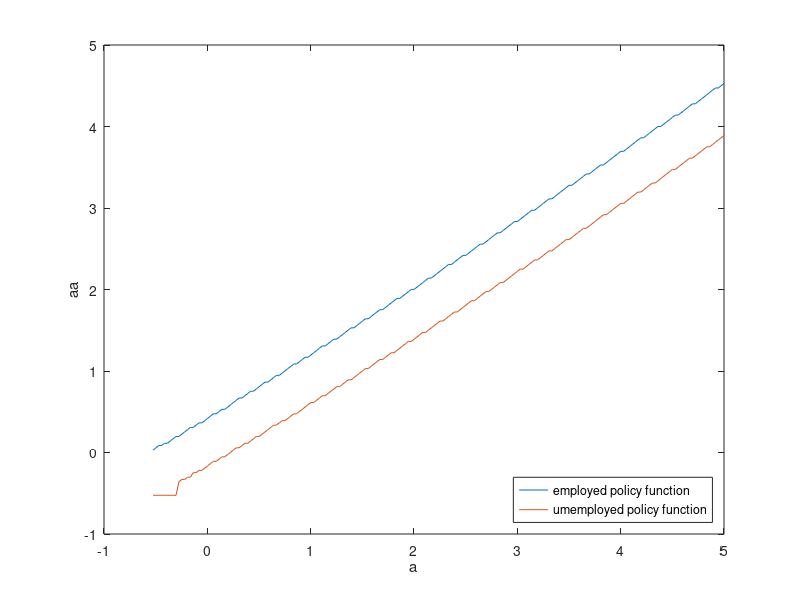

MATLAB code to generate this figure: (Note: this script raises an error after producing the figure.)
%************************************************    	
%Econ 899 HW4b 
%Shiyan Wei
% 10/31/2018
%************************************************

%***********************************************
% This Script is used to find the optimal separating EQL q
%**************************************************

clear all
clc

%% Paramterized and initiate
% # Paramterized 

alpha = 1.5;
beta = 0.8; 

% # Income
y=[1;
   0.05];

% # Markov procss matrix
Pi =[0.75, 0.25;
    0.25, 0.75];

% open economy real interest rate
r = 0.04;

% pooling contract borrowing constraint
a_ = -0.525;

% legal record keep technology paramter
rho = 0.9;

N = 200;

%------------ Asset holding space ----------------- 
% - Pooling EQL using the pooling EQL constraint
Alb = -0.525;
Aub =  5;
A = linspace(Alb,Aub,N)';

% the increment
inc = (Aub-Alb)/N;
% Find the location which is closed to 0
loc_0 = ceil((0-Alb)/inc)-1;

% generate the possible asset a grid, aa stead for a' grid
a = repmat(A,1,N);
aa = repmat(A,1,N);    


%% Separating EQL Policy Function

% Initial guess the separating price

%----------------- Initial guess for q-------------------
q0 = 1/(1+r);
    neg_a= [ones(loc_0,2);zeros(N-loc_0,2)];
    q = q0*neg_a + 1/(1+r)*(1-neg_a);



%------------Original Value Function---------------
% The value function when h = 0
% % - The frist vector is value function of employed, second is unemployed 
 v0_h0 = zeros(N,2);
 v0_h0d0 = zeros(N,2);
 v0_h0d1 = zeros(N,2);
% The value function when h = 1
 v0_h1 = zeros(N,2);
 
% %This is an initial guess at the price--will use a bisection method update
% nn = 0;
% diff = .3 ;
M = 500;
diff = zeros(M,1);
% 
% % % initial the lower bound and upper bound of q
% l = .8;
% u = 1;

%  for k = 1:M % abs(diff) > 10^(-8)
% tic
%      q = q; 
Tq = zeros(loc_0,2);

for k = 1:M    
%-------------- calcuate the utility for h = 0 d = 0 --------------
% generate the instant consumption for h = 0 d = 0 
% It means given a row of a, how much will he/she consume if his/her aa is
% chosen the responded number 
c_h0d0e = y(1) + a - (q(:,1).*aa)';
% generate the consumption for unemployed
c_h0d0ue = y(2) + a - (q(:,1).*aa)';


% find consumption if c <0 the make it NAA
c_h0d0e(find(c_h0d0e <=0)) = NaN;
c_h0d0ue(find(c_h0d0ue <=0)) = NaN;

% compute the utility based on consumption
u_h0d0e = (c_h0d0e.^(1-alpha)-1)/(1-alpha) ;
u_h0d0ue = (c_h0d0ue.^(1-alpha)-1)/(1-alpha) ;

u_h0d0e(find(isnan(u_h0d0e))) = -inf;
u_h0d0ue(find(isnan(u_h0d0ue))) = -inf;
%-------------- calcuate the utility for h = 0 d = 1 --------------
% generate the instant consumption for h = 0 d = 1 
% It means given a row of a, how much will he/she consume if his/her aa is
% chosen the responded number 
c_h0d1 = (y * ones(1,N))';

% compute the utility based on consumption
u_h0d1 = (c_h0d1.^(1-alpha)-1)/(1-alpha) ;


%-------------- calcuate the utility for h = 1  --------------
% generate the instant consumption for h = 1  
% It means given a row of a, how much will he/she consume if his/her aa is
% chosen the responded number 
% Since aa could not be negtive, then replace aa<0 to be 0
aa_noneg = aa;
aa_noneg(find(aa <=0)) = 0; %?????????????????????????????????????????????????????

c_h1e = y(1) + a - (1/(1+r)).*aa';
% generate the consumption for unemployed
c_h1ue = y(2) + a - (1/(1+r)).*aa';


% find consumption if c <0 the make it NAA
c_h1e(find(c_h1e <=0)) = NaN;
c_h1ue(find(c_h1ue <=0)) = NaN;
% compute the utility based on consumption
u_h1e = (c_h1e.^(1-alpha)-1)/(1-alpha) ;
u_h1ue = (c_h1ue.^(1-alpha)-1)/(1-alpha) ;

u_h1e(find(isnan(u_h1e))) = -inf;
u_h1ue(find(isnan(u_h1ue))) = -inf;


%%% prepare for the loop
% initiate generate value function for both state
 v1_h0 = zeros(N,2);
 v1_h0d0 = zeros(N,2);
 v1_h0d1 = zeros(N,2);
% The value function when h = 1
 v1_h1 = zeros(N,2);

 
% initiate decesion rules
dec_h0d0 = zeros(N,2);


% initial the distance of two value function
metric = 10;
iter = 0;
tol = 0.0001;
MaxIt = 2000;



%time0 = cputime;
while metric > tol %&& iter < MaxIt 

    %--------Value function for h=0 d=0----------------
    w_h0d0e=(u_h0d0e + beta  * (v0_h0(:,1)' *  Pi(1,1) + v0_h0(:,2)' *  Pi(1,2)));
    w_h0d0ue = (u_h0d0ue + beta  * (v0_h0(:,1)' *  Pi(2,1) +v0_h0(:,2)' *  Pi(2,2)));
    [v1_h0d0(:,1), dec_h0d0(:,1)] = max(w_h0d0e,[],2) ; 
    [v1_h0d0(:,2), dec_h0d0(:,2)] = max(w_h0d0ue,[],2) ;
    
    % calculate the supnorm of two value function
    metric_h0d0 = max(max(abs(v1_h0d0-v0_h0d0)./v1_h0d0));
    
    % update the value function;
    v0_h0d0 = v1_h0d0;
    %--------Value function for h=0 d=1----------------

    % Begin calculate Value function 
     w_h0d1e  = (u_h0d1(:,1) + beta  * (v0_h1(loc_0,1)' *  Pi(1,1) + v0_h1(loc_0,2)' *  Pi(1,2)));
     w_h0d1ue = (u_h0d1(:,2) + beta  * (v0_h1(loc_0,1)' *  Pi(2,1) + v0_h1(loc_0,2)' *  Pi(2,2)));
    v1_h0d1(:,1) = w_h0d1e ; 
    v1_h0d1(:,2) = w_h0d1ue ;
    
   % update the value function; 
     v0_h0d1 = v1_h0d1;   
     
      %--------Value function for h=0----------------  
    v1_h0 = max(v1_h0d0,v1_h0d1);
    % default decesion on h = 0
    default =  v1_h0d0 < v1_h0d1;
    default = double(default);
    % asset decesion on h = 0 
    dec_h0 = dec_h0d0.*(1-default);
    dec_h0(find(dec_h0 == 0)) = loc_0;
    
     metric_h0 = max(max(abs(v1_h0-v0_h0)./v1_h0));
     v0_h0 = v1_h0;
    
      %--------Value function for h=1---------------- 
    w_h1e  = (u_h1e +  beta  * ((rho*v0_h1(:,1)' +(1- rho)* v0_h0(:,1)') *  Pi(1,1) + (rho*v0_h1(:,2)' +(1- rho)* v0_h0(:,2)') *  Pi(1,2)));
    w_h1ue = (u_h1ue + beta  * ((rho*v0_h1(:,1)' +(1- rho)* v0_h0(:,1)') *  Pi(2,1) + (rho*v0_h1(:,2)' +(1- rho)* v0_h0(:,2)') *  Pi(2,2)));
    % only allow select a'>0
    [v1_h1(:,1), dec_h1(:,1)] = max(w_h1e(:,loc_0:N),[],2) ; %(loc_0,N)
    [v1_h1(:,2), dec_h1(:,2)] = max(w_h1ue(:,loc_0:N),[],2) ;
    
%     dec_h1(find(dec_h1<loc_0)) = loc_0;
%       dec_h1 = dec_h1+loc_0;
    % calculate the supnorm of two value function
    metric_h1 = max(max(abs(v1_h1-v0_h1)./v1_h1));
    
    % update the value function;
    v0_h1 = v1_h1;     
      
     metric = max([metric_h1,metric_h0, metric_h0d0]); 
    iter = iter +1;
    %fprintf('The iteration is: %d, the distance is: %.3f.\n',iter,metric);
%     
end



%% Law of Motion and Cross-Sectional Distribution

%--------------- Transition Funtion ----------------
%%% Transition for Non-Default
% Forming asset holding transition matrix only for h = 0

g_h0e = sparse(N,N);
g_h0ue = sparse(N,N);

for i = 1:N
%   if the state is e, given your asset choice in a is i, what is your 
%   asset holding choice at a' 
    g_h0e(i,dec_h0(i,1)) = 1;
%   if the state is ue, given your asset choice in a is i, what is your 
%   asset holding choice at a'

    g_h0ue(i,dec_h0(i,2)) =1;
end


% Forming asset holding transition maxtrix only for h = 1
g_h1e = sparse(N,N);
g_h1ue = sparse(N,N);

for i = 1:N
%   if the state is e, given your asset choice in a is i, what is your 
%   asset holding choice at a' 
    g_h1e(i,dec_h1(i,1)) = 1;
%   if the state is ue, given your asset choice in a is i, what is your 
%   asset holding choice at a'
    g_h1ue(i,dec_h1(i,2)) =1;

end

%---------Generate the cross-sectional asset distribution  
%   Trans is the transition matrix from state at t(row) to the state at t+1
%   (column). The eigenvector associate wit the unit eigenvalue of trans'
%   is the strationatry distribution.
 

trans_h0 = [g_h0e * Pi(1,1),  g_h0e * Pi(1,2) ;
             g_h0ue * Pi(2,1), g_h0ue * Pi(2,2)];
% after the trans, the row will be state t+1, column will be t
% Will be trans = [p(1,1)*g_e   p(2,1)*g_ue;
%                  p(1,2)*g_e   p(2,2)*g_ue];
trans_h0 = trans_h0'; 

trans_h1 = [g_h1e * Pi(1,1), g_h1e * Pi(1,2);
           g_h1ue * Pi(2,1),g_h1ue * Pi(2,2)];
% after the trans, the row will be state t+1, column will be t
% Will be trans = [p(1,1)*g_e   p(2,1)*g_ue;
%                  p(1,2)*g_e   p(2,2)*g_ue];
trans_h1 = trans_h1';   
 
% initiate the stationary probability
% the first N is given now is employment state, the second N is given now
% is unemployment.
mu_h0 = ones(2*N,1).*(1/(4*N));
mu_h1 = ones(2*N,1).*(1/(4*N));
d = default(:);

test =1 ;
Itrate = 0;

MaxIt = 2000;
while test> 10^(-8) && Itrate <= MaxIt
    % given my probability of 
    Tmu_h0 = trans_h0*mu_h0.*(1-d) + (1-rho)*trans_h1*mu_h1;
    Tmu_h1 = trans_h0*mu_h0.*d + rho*trans_h1*mu_h1;
    metrics_h0 = max(abs(Tmu_h0-mu_h0));
    metrics_h1 = max(abs(Tmu_h1-mu_h1));
    test = max(metrics_h0,metrics_h1);
    mu_h0 = Tmu_h0;
    mu_h1 = Tmu_h1;
%    disp(test);
    Itrate = Itrate +1;
end

%%%%%%%%%%%%%%%%%%%%%%%%%%%
%% Check the market clearing condition 
 % find the optimal seprating q
mu_d = trans_h0*mu_h0.*d;
mu_d = [mu_d(1:N),mu_h0(N+1:2*N)]; 

 delta=zeros(loc_0,2);
for ap=1:loc_0 % next period debt
    for e=1:2 % current period earnings
        for ep=1:2 % next period earnings
            delta(ap,e)=delta(ap,e)+ default(ap,ep)*Pi(e,ep);
        end
        Tq(ap,e)=(1-delta(ap,e))/(1+r);     
    end 
end

%generate the price difference
    Pricediff = q(1:loc_0,:) - Tq;
    
    % updating price
    newq = [q(1:loc_0,:)-0.05*Pricediff;zeros(N-loc_0,2)];
    q = newq + 1/(1+r)*(1-neg_a);

          nn = k;
           diff(k) = max(max(Pricediff));
        
      fprintf('The iteration is: %d, the distance is: %.9f.\n',nn,diff(k));
          
end

% plot the policy function for h0d0
figure(1)
plot(A,A(dec_h0d0(:,1)),A,A(dec_h0d0(:,2)));% the policy function for employment state
legend({'employed policy function','umemployed policy function'},'Location','southeast')
xlabel('a') 
ylabel('aa')
refline(1,0) 

% plot the policy function h1
figure(2)
plot(A,A(dec_h1(:,1)),A,A(dec_h1(:,2)));% the policy function for employment state
legend({'employed policy function','umemployed policy function'},'Location','southeast')
xlabel('a') 
ylabel('aa')
refline(1,0) 
            
figure(3)
plot(A,v0_h0(:,1),A,v0_h0(:,2),A,v0_h1(:,1),'--',A,v0_h1(:,2),'--');
legend({'employed value function No default History',...
    'umemployed value function No default History',...
    'employed value function with default History',...
    'umemployed value function with default History',}...
    ,'Location','southeast')
xlabel('a') 
ylabel('v')
xlim([-1 Aub ])

%% debt to income level.
% Debt level is the debt amount times the mu
mu = mu_h0+mu_h1;
mu_e = mu(1:N);
mu_ue = mu_h0(N+1:2*N);

asset_e = A.* mu_e;
asset_ue = A.* mu_ue;

debt = sum(asset_e(1:loc_0)) + sum(asset_ue(1:loc_0));
income = sum(mu_e * y(1) + mu_ue *y(2));
debt_income = abs(debt/income); 

%% The default decision
% plot the value function
default_rand = 0.01*normrnd(0,1,N,2) + default;
figure(4)
plot(A,default_rand(:,1),'o',A,default_rand(:,2),'o');
legend({'employed default decision',...
    'umemployed default decision'}...
    ,'Location','northeast')
xlabel('a') 
ylabel('default')
xlim([-1 Aub ])

%% Plot the bond price
q_rand = 0.005*normrnd(0,1,N,2) + q;
figure(5)
plot(A,q_rand(:,1),'o',A,q_rand(:,2),'o');
legend({'employed bond price',...
    'umemployed bond price'}...
    ,'Location','southeast')
xlabel('a') 
ylabel('bond price')
xlim([-1 Aub ])

%% Plot the interest rate
r_rand = 0.005*normrnd(0,1,N,2) + 1./q - 1 ;
figure(6)
plot(A,r_rand(:,1),'o',A,r_rand(:,2),'o');
legend({'employed interest rate',...
    'umemployed interest rate'}...
    ,'Location','southeast')
xlabel('a') 
ylabel('Interest Rate')
xlim([-1 Aub ])

mean(mean(1./q - 1))

%% Plot the measurement distribution
mu = mu_h0+mu_h1;
mu_e = mu(1:N);
mu_ue = mu_h0(N+1:2*N);
figure(5)
bar(A,mu_e);
hold on 
bar(A,mu_ue);
legend({'employed population',...
    'umemployed population'}...
    ,'Location','northeast')
xlabel('a') 
ylabel('population')
xlim([-1 2.5 ])
title('Separating Contract Equilibrium Distribution');

%% calculating the statistics
%- average income
avg_inc = (sum(mu_e) * y(1)  + sum(mu_ue) * y(2))/sum(mu_ue+mu_e);

avg_saving = sum(asset_e(loc_0:length(A))) + sum(asset_e(loc_0:length(A)));

avg_default = sum(d.*[A;A].*mu);

avg_bondp = q'*(mu_ue+mu_e) / sum(mu_ue+mu_e);

% generatet the borrowing amount L
borrow = [ones(loc_0,1);zeros(N-loc_0,1)];
d_borrow = [borrow;borrow];
mu_l = d_borrow.*trans_h0*mu_h0;
L = [A;A]'*mu_l;


mu = mu_h0+mu_h1;
mu_e = mu(1:N);
mu_ue = mu_h0(N+1:2*N);

mu_d = trans_h0*mu_h0.*d;
D = [A;A]'*mu_d;

Delta  = D/L;